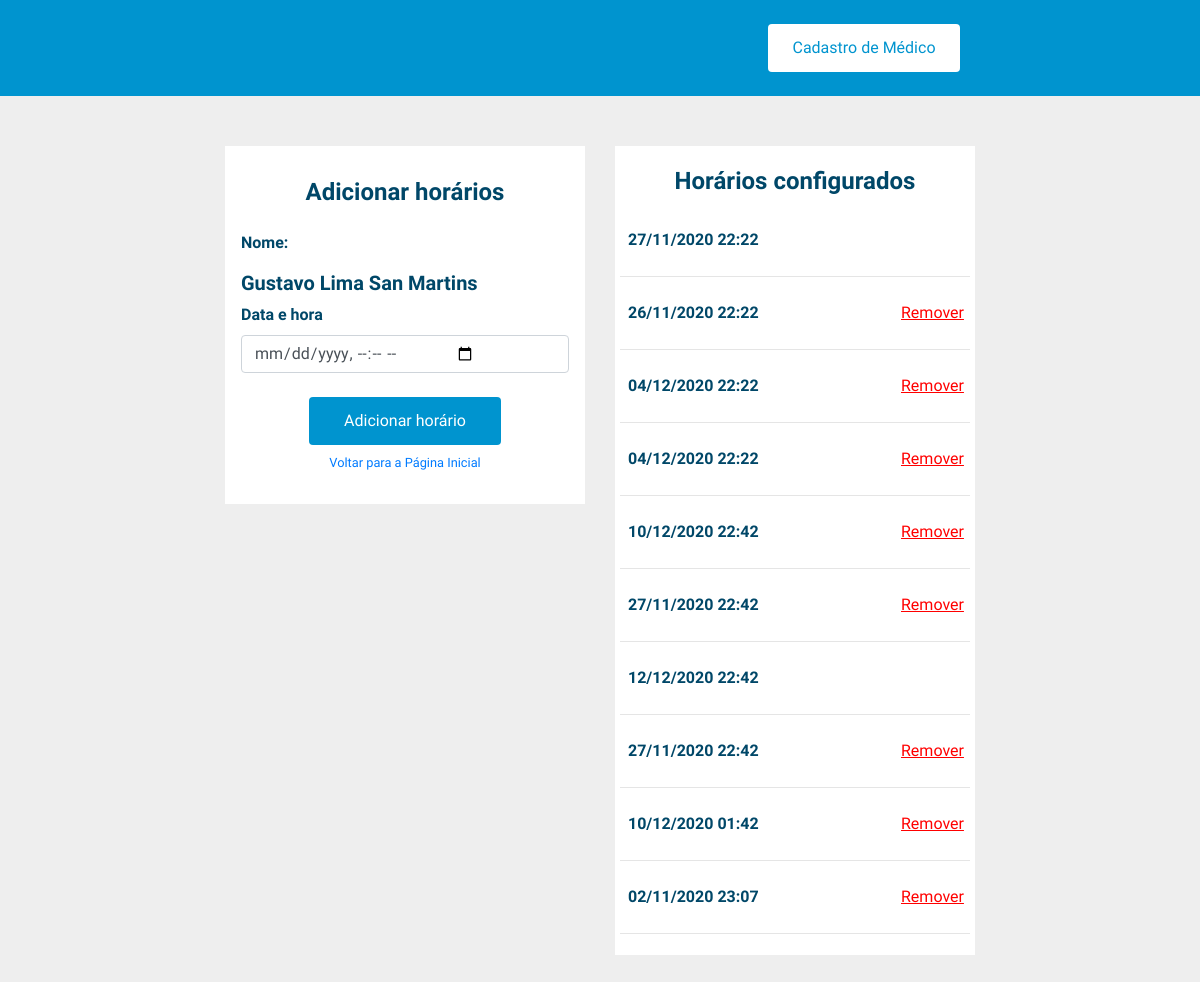
The page /src/view/configurarHorario.php?id=1 on the database its author committed.
### tables this page shows
CREATE TABLE `medico` (
  `id` int(11) NOT NULL,
  `email` varchar(145) NOT NULL,
  `nome` varchar(145) NOT NULL,
  `senha` varchar(145) NOT NULL,
  `data_criacao` timestamp NOT NULL DEFAULT current_timestamp() ON UPDATE current_timestamp(),
  `data_alteracao` timestamp NULL DEFAULT NULL
);

CREATE TABLE `horario` (
  `id` int(11) NOT NULL,
  `id_medico` int(11) NOT NULL COMMENT 'id da tabela médico\n',
  `data_horario` datetime NOT NULL,
  `horario_agendado` int(1) DEFAULT 1 COMMENT 'O atributo horario_agendado da tabela horario deve corresponder a\r\ndisponibilidade do horário:\r\n- Se for 1 (um) o horário já foi agendado e está ocupado;\r\n- Se for 0 (zero) o horário está liberado para o agendamento;\r\n',
  `data_criacao` timestamp NOT NULL DEFAULT current_timestamp() ON UPDATE current_timestamp(),
  `data_alteracao` timestamp NULL DEFAULT NULL
);

### src/controller/medicoController.php (called while the page is built, shortened)
<?php
require_once '../model/Medico.php';
$objMedico = new Medico();

### src/model/Medico.php (called while the page is built, shortened)
<?php
include_once 'Banco.php';
class Medico extends Banco {
    protected $table = 'medico';
    public function select($id){
		$sql  = "SELECT * FROM $this->table WHERE id = :id";
		$stmt = Banco::prepare($sql);
		$stmt->bindParam(':id', $id, PDO::PARAM_INT);
		$stmt->execute();
		return $stmt->fetch();
	}
}

### src/model/Banco.php (called while the page is built, shortened)
<?php
class Banco {
    private static $instance;
    public static function getInstance() {
        if (!isset(self::$instance)) {
            try {
                self::$instance = new PDO('mysql:host=' . DB_HOST . ';dbname=' . DB_NAME, DB_USER, DB_PASS);
                self::$instance->setAttribute(PDO::ATTR_ERRMODE, PDO::ERRMODE_EXCEPTION);
                self::$instance->setAttribute(PDO::ATTR_DEFAULT_FETCH_MODE, PDO::FETCH_OBJ);
            } catch (PDOException $e) {
                echo $e->getMessage();
            }
        }
        return self::$instance;
    }
    public static function prepare($sql) {
        return self::getInstance()->prepare($sql);
    }
}

### src/controller/horarioController.php (called while the page is built, shortened)
<?php
require_once '../model/Horario.php';
$objHorario = new Horario();

### src/model/Horario.php (called while the page is built, shortened)
<?php
require_once 'Banco.php';
class Horario extends Banco {
    protected $table = 'horario';
    public function selectTime($id_medico){
        $sql  = "SELECT * FROM $this->table WHERE id_medico = :id_medico";
        $stmt = Banco::prepare($sql);
        $stmt->bindParam(':id_medico', $id_medico, PDO::PARAM_INT);
        $stmt->execute();
        return $stmt->fetchAll();
    }
}

### src/view/configurarHorario.php (the view, shortened to what this page needs)
<?php
require_once'../controller/medicoController.php';
require_once'../controller/horarioController.php';
$id = strip_tags(addslashes(trim($_GET['id'])));
$value = $objMedico->select($id)
?>
<!DOCTYPE html>
<html lang="pt-br">
<head>
	<link rel="stylesheet" href="https://stackpath.bootstrapcdn.com/bootstrap/4.4.1/css/bootstrap.min.css">
	<link rel="stylesheet" type="text/css" href="./css/style.css">
</head>
<body>
	<header>
		<nav class="menu">
			<a href="cadastro.php" class="nav-button">Cadastro de Médico</a>
		</nav>
	</header>
	<main class="main">
		<div class="row">
			<div class="col-md-6">
				<div class="container-add p-3">
			    	<div class="row my-3">
			    		<div class="col-md-12">
			    			<h4 class="text-center darkblue">Adicionar horários</h4>
			    		</div>
			    	</div>
			    	<div class="row">
			    		<div class="col-md-12">
			    			<p class="darkblue">Nome:</p>
			    		</div>
			    	</div>
			    	<div class="row">
			    		<div class="col-md-12">
			    			<h5 class="text-left darkblue"><?php echo $value->nome; ?></h5>
			    		</div>
			    	</div>
			    	<div class="row">
			    		<div class="col-md-12">
			    			<form name="formAddTime" method="post" class="form-add">
			    				<label for="datetime" class="darkblue">Data e hora</label>
			    				<input type="datetime-local" id="datetime" name="dataHora" class="form-control" required>
			    				<div class="form-button my-3">
						   			<button type="submit" name="botaoAdicionarHorario" id="add" class="button-register my-2">Adicionar horário</button>
						   			<a href="index.php" class="link-back-home">Voltar para a Página Inicial</a>
						   		</div>
			    			</form>
			    		</div>
			    	</div>
			    </div>
			</div>
			<div class="col-md-6">
				<div class="container-config">
			    	<div class="row my-3">
			    		<div class="col-md-12">
			    			<h4 class="text-center darkblue">Horários configurados</h4>
			    		</div>
			    	</div>
			    	<?php
			    		foreach ($objHorario->selectTime($id) as $key => $valueHorario) {
			    	?>
			    		<div class="row p-2" id="idHorario-<?php echo $valueHorario->id; ?>">
			    			<div class="col-md-9 darkblue"><?php echo date("d/m/Y H:i", strtotime($valueHorario->data_horario)); ?></div>
			    			<div class="col-md-3"><?php echo $remover = $valueHorario->horario_agendado ? "" : "<button type='button' class='remove-button' data-id='$valueHorario->id'>Remover</button>"; ?></div>
			    		</div>
			    		<hr>
			    	<?php
			    		}
			    	?>
			    </div>
			</div>
		</div>
	</main>
</body>
</html>

### src/view/css/style.css (style rules this page uses)
* { margin: 0; padding: 0; border: 0; list-style:none; font-family: 'Signika', sans-serif; }
body { margin: 0; padding: 0; border: 0; background-color: #eeeeee; }
.menu { background-color: #0094cf; height: 6rem; min-width: 100vw; display: flex; align-items: center; justify-content: flex-end; padding-right: 20vw; }
.menu .nav-button { height: 3rem; width: 12rem; background: #FFFFFF; border-radius: 4px; color: #0094cf; border-color: #0094cf; display: flex; align-items: center; justify-content: center; padding-left: 14px; padding-right: 14px; font-weight: 500; }
.main { display: flex; justify-content: center; align-items: center; align-content: center; padding: 50px; flex-direction: column; }
.form-control { display: inline-flex; }
.form-button { display: flex; align-content: center; justify-content: center; align-items: center; flex-direction: column; }
.button-register { height: 3rem; width: 12rem; background: #0094cf; border-radius: 4px; color: #FFFFFF; border-color: #0094cf; display: flex; align-items: center; justify-content: center; padding-left: 14px; padding-right: 14px; font-weight: 500; }
.link-back-home { font-size: 0.8rem; }
.container-add { width: 30vw; min-height: 10vh; background: white; padding: 5px; }
.container-config { width: 30vw; min-height: 10vh; background: white; padding: 5px; }
.remove-button { color: red; background: none; font-weight: 500; text-decoration: underline; border: none; }
.darkblue { color: #004768; font-weight: bolder; }

### rows shown on the page
medico: nome "Gustavo Lima San Martins"
horario: data_horario "27/11/2020 22:22"
horario: data_horario "26/11/2020 22:22"
horario: data_horario "04/12/2020 22:22"
horario: data_horario "04/12/2020 22:22"
horario: data_horario "10/12/2020 22:42"
horario: data_horario "27/11/2020 22:42"
horario: data_horario "12/12/2020 22:42"
horario: data_horario "27/11/2020 22:42"
horario: data_horario "10/12/2020 01:42"
horario: data_horario "02/11/2020 23:07"
